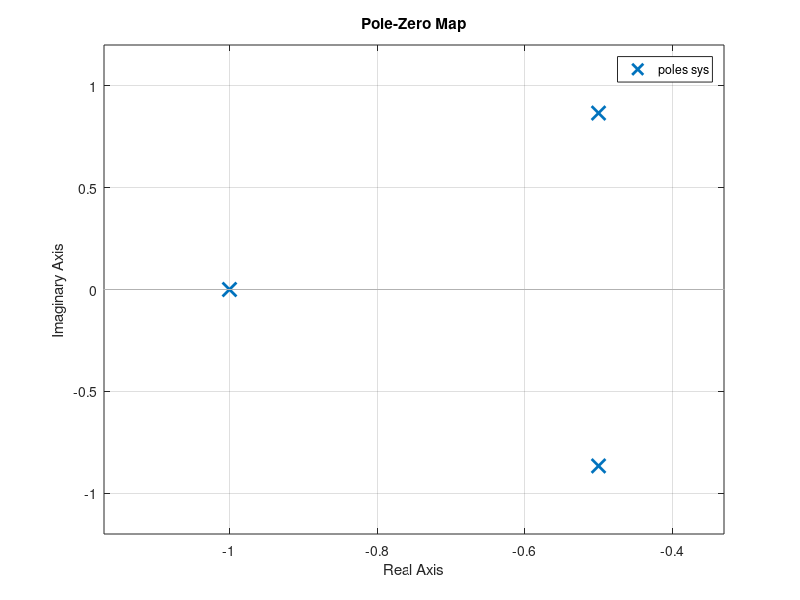

Write MATLAB code to recreate this figure. (Note: this script raises an error after producing the figure.)
num=[1];
den=[1 2 2 1];
sys=tf(num,den);
poles=roots(den);
figure(1);
pzmap(sys);
t=0:0.02:10;
h=impulse(num,den,t);
figure(2);
plot(t,h);
[H,w]=freqs(num,den);
figure(3);
plot(w,abs(H))
